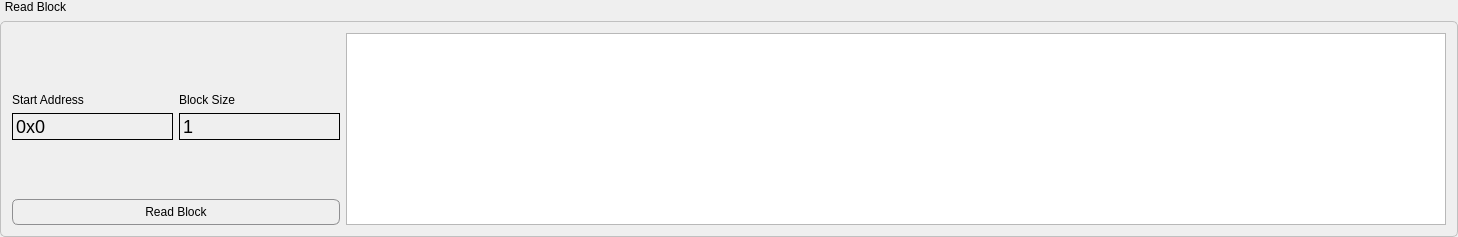
         <widget class="QGroupBox" name="groupBox_10">
          <property name="minimumSize">
           <size>
            <width>0</width>
            <height>171</height>
           </size>
          </property>
          <property name="styleSheet">
           <string notr="true">QGroupBox {
	font: 75 11pt &quot;Arial&quot;;
  border: 1px solid #C0C0C0; /* 边框颜色与宽度 */
  border-radius: 5px; /* 边框圆角 */
  margin-top: 21px; /* 确保有足够的空间显示标题 */
}

QGroupBox::title {
  subcontrol-origin: margin; /* 标题定位基于边界之外 */
  subcontrol-position: top left; /* 标题位置 */
  padding: 0 3px; /* 标题内边距 */
  color: #000; /* 标题文本颜色 */
  /* 使用负边距将标题上移，使其位于边框外部 */
  margin-top: 0px;
}</string>
          </property>
          <property name="title">
           <string>Read Block</string>
          </property>
          <layout class="QHBoxLayout" name="horizontalLayout_49">
           <item>
            <layout class="QVBoxLayout" name="verticalLayout_23">
             <item>
              <layout class="QFormLayout" name="formLayout_3">
               <item row="1" column="0">
                <widget class="QLabel" name="label_13">
                 <property name="sizePolicy">
                  <sizepolicy hsizetype="Preferred" vsizetype="Minimum">
                   <horstretch>0</horstretch>
                   <verstretch>0</verstretch>
                  </sizepolicy>
                 </property>
                 <property name="minimumSize">
                  <size>
                   <width>0</width>
                   <height>20</height>
                  </size>
                 </property>
                 <property name="maximumSize">
                  <size>
                   <width>16777215</width>
                   <height>23</height>
                  </size>
                 </property>
                 <property name="styleSheet">
                  <string notr="true">font: 75 11pt &quot;Arial&quot;;</string>
                 </property>
                 <property name="text">
                  <string>Start Address</string>
                 </property>
                 <property name="alignment">
                  <set>Qt::AlignBottom|Qt::AlignLeading|Qt::AlignLeft</set>
                 </property>
                </widget>
               </item>
               <item row="1" column="1">
                <widget class="QLabel" name="label_14">
                 <property name="sizePolicy">
                  <sizepolicy hsizetype="Preferred" vsizetype="Minimum">
                   <horstretch>0</horstretch>
                   <verstretch>0</verstretch>
                  </sizepolicy>
                 </property>
                 <property name="minimumSize">
                  <size>
                   <width>0</width>
                   <height>20</height>
                  </size>
                 </property>
                 <property name="maximumSize">
                  <size>
                   <width>16777215</width>
                   <height>23</height>
                  </size>
                 </property>
                 <property name="styleSheet">
                  <string notr="true">font: 75 11pt &quot;Arial&quot;;</string>
                 </property>
                 <property name="text">
                  <string>Block Size</string>
                 </property>
                 <property name="alignment">
                  <set>Qt::AlignBottom|Qt::AlignLeading|Qt::AlignLeft</set>
                 </property>
                </widget>
               </item>
               <item row="2" column="0">
                <widget class="QLineEdit" name="lineEdit_45">
                 <property name="font">
                  <font>
                   <family>Arial</family>
                   <pointsize>-1</pointsize>
                   <weight>9</weight>
                   <italic>false</italic>
                   <bold>false</bold>
                  </font>
                 </property>
                 <property name="styleSheet">
                  <string notr="true">QLineEdit {
  border: 1px solid #000000; /* 设置黑色边框 */
  border-radius: 0px; /* 边框无圆角 */
  padding: 1px; /* 设置较大的内边距 */
  font-size: 18px; /* 字体大小 */
  background: transparent; /* 背景透明 */
}</string>
                 </property>
                 <property name="text">
                  <string>0x0</string>
                 </property>
                 <property name="frame">
                  <bool>false</bool>
                 </property>
                 <property name="alignment">
                  <set>Qt::AlignLeading|Qt::AlignLeft|Qt::AlignVCenter</set>
                 </property>
                </widget>
               </item>
               <item row="2" column="1">
                <widget class="QLineEdit" name="lineEdit_46">
                 <property name="font">
                  <font>
                   <family>Arial</family>
                   <pointsize>-1</pointsize>
                   <weight>9</weight>
                   <italic>false</italic>
                   <bold>false</bold>
                  </font>
                 </property>
                 <property name="styleSheet">
                  <string notr="true">QLineEdit {
  border: 1px solid #000000; /* 设置黑色边框 */
  border-radius: 0px; /* 边框无圆角 */
  padding: 1px; /* 设置较大的内边距 */
  font-size: 18px; /* 字体大小 */
  background: transparent; /* 背景透明 */
}</string>
                 </property>
                 <property name="text">
                  <string>1</string>
                 </property>
                 <property name="frame">
                  <bool>false</bool>
                 </property>
                 <property name="alignment">
                  <set>Qt::AlignLeading|Qt::AlignLeft|Qt::AlignVCenter</set>
                 </property>
                </widget>
               </item>
               <item row="0" column="1">
                <spacer name="verticalSpacer_5">
                 <property name="orientation">
                  <enum>Qt::Vertical</enum>
                 </property>
                 <property name="sizeHint" stdset="0">
                  <size>
                   <width>20</width>
                   <height>40</height>
                  </size>
                 </property>
                </spacer>
               </item>
               <item row="3" column="0">
                <spacer name="verticalSpacer_6">
                 <property name="orientation">
                  <enum>Qt::Vertical</enum>
                 </property>
                 <property name="sizeHint" stdset="0">
                  <size>
                   <width>20</width>
                   <height>40</height>
                  </size>
                 </property>
                </spacer>
               </item>
              </layout>
             </item>
             <item>
              <widget class="QPushButton" name="pushButton_37">
               <property name="styleSheet">
                <string notr="true">QPushButton {
	font: 75 11pt &quot;Arial&quot;;
    border: 1px solid #8f8f91;
    border-radius: 6px;
    background-color: qlineargradient(x1:0, y1:0, x2:0, y2:1,
                                      stop:0 #f6f7fa, stop:1 #c4c5c8);
    min-width: 80px;
    padding: 5px;
}

QPushButton:pressed {
    background-color: qlineargradient(x1:0, y1:0, x2:0, y2:1,
                                      stop:0 #dadbde, stop:1 #f6f7fa);
}

QPushButton:hover {
    border: 1px solid #1c94c4; /* 更深的边框颜色，当鼠标悬停 */
    background-color: qlineargradient(x1:0, y1:0, x2:0, y2:1,
                                      stop:0 #ebeff9, stop:1 #cad4e6);
}

QPushButton:default {
    border-color: navy; /* 默认按钮有不同的边框颜色 */
}
</string>
               </property>
               <property name="text">
                <string>Read Block</string>
               </property>
              </widget>
             </item>
            </layout>
           </item>
           <item>
            <widget class="QTextEdit" name="textEdit_4">
             <property name="minimumSize">
              <size>
               <width>1100</width>
               <height>126</height>
              </size>
             </property>
            </widget>
           </item>
          </layout>
         </widget>
